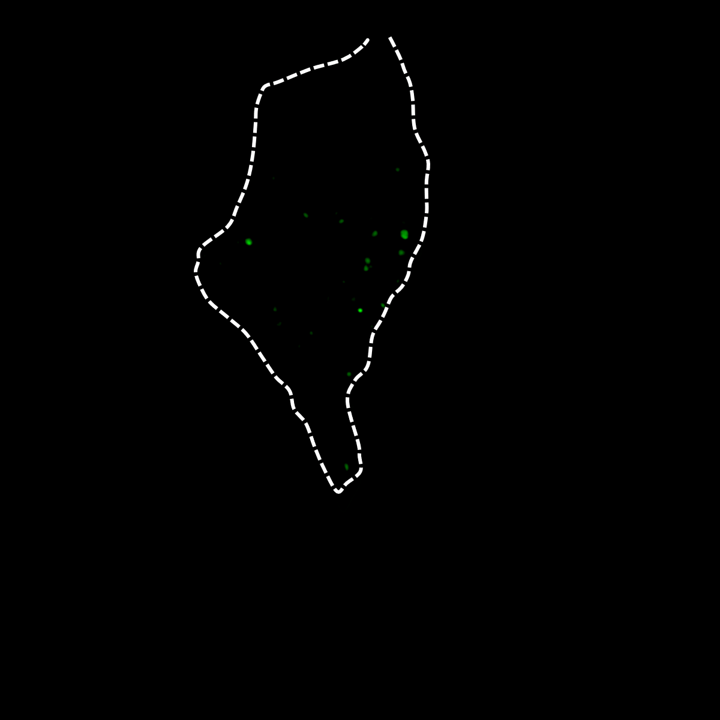
#> input picture control/1.png, 720 x 720 px; its folder holds only this picture in this run
$ python main.py
#> lines starting #> are read from the running program, lines starting #| are printed output that depends on the picture; after the words box and inside, x2 and y2 are one past the last pixel; in counts of white or black regions, pixels touching at a corner belong together
### lysosomal_profiling.py
import cv2
import numpy as np
import os

# read images
def read_iamges(pa):
#> called with pa = './control/'
    pa_d = os.listdir(pa)
    im_li = []
    for fi in pa_d:
        fu_fi = pa + fi
        img = cv2.imread(fu_fi)
#> img is the input picture: shape (720, 720, 3); mean B, G, R 1.5, 1.5, 1.5
        im_li.append([fi, img])
    return im_li

# get the mask of Lysosome and cell membrane
def get_info(img, pixel_width, thr):
    ker = cv2.getStructuringElement(cv2.MORPH_RECT, (3, 3))
    # cell membrane mask
    cm_mask = np.mean(img, -1)
    cm_mask[cm_mask <= 250] = 0
    cm_mask[cm_mask > 250] = 1
    cm_mask_edg = cm_mask - cv2.erode(cm_mask, ker)

    # Lysosome mask
    ls_mask = img[:,:,1] - img[:,:,2]
    ls_mask[ls_mask <= thr] = 0
    ls_mask[ls_mask > thr] = 1
    ls_mask = cv2.morphologyEx(ls_mask, cv2.MORPH_OPEN, ker, iterations=1)

    ls_mask_edg = ls_mask - cv2.erode(ls_mask, ker)

    # get components
    num_labels, ls_labels = cv2.connectedComponents(ls_mask)
    ls_labels_edg = ls_labels * ls_mask_edg

    # get information
    info_li = []
    cm_ind = np.where(cm_mask_edg == 1)
    for i in range(1, np.max(ls_labels) + 1):
        i_lab = ls_labels.copy()
        i_lab[i_lab == i] = 100000
        i_lab[i_lab != 100000] = 0
        i_lab[i_lab == 100000] = 1
        i_lab_edg = i_lab * ls_mask_edg
        i_img = i_lab * (img[:,:,1] - img[:,:,2])

        # area
        are = np.sum(i_lab)

        # density
        m_v = np.max(i_img)
        a_v = np.mean(i_img[i_img != 0])
        s_v = np.std(i_img[i_img != 0])

        # distance
        i_ind = np.where(i_lab_edg == 1)
        min_dis = 1000000
        for j in range(len(i_ind[0])):
            for k in range(len(cm_ind[0])):
                x1, y1 = i_ind[0][j], i_ind[1][j]
                x2, y2 = cm_ind[0][k], cm_ind[1][k]
                dis = ((x1 - x2) ** 2 + (y1 - y2) ** 2) ** 0.5
                if dis < min_dis:
                    min_dis = dis
        info_li.append([i, are*pixel_width*pixel_width, m_v, a_v, s_v, min_dis*pixel_width])

    return cm_mask, cm_mask_edg, ls_mask, ls_mask_edg, ls_labels, ls_labels_edg, info_li


# add text
def add_text(img, lab):
    for i in range(1, np.max(lab)+1):
        ind = np.where(lab == i)
        x, y = int(np.mean(ind[0])), int(np.mean(ind[1]))
        cv2.putText(img, str(i), (y, x), cv2.FONT_HERSHEY_SIMPLEX, 0.3, (255, 0, 0), 1, cv2.LINE_AA)

    return img

### main.py
import argparse
import lysosomal_profiling as lypro
import pandas as pd
import matplotlib.pyplot as plt

# set configuration
parser = argparse.ArgumentParser()
parser.add_argument('--file_path', dest='file_path', default='./control/', nargs='+', help='the path of storing your image file')
parser.add_argument('--output_path', dest='output_path', default='./saved_control/', nargs='+', help='the path of saving the marked image')
parser.add_argument('--pixel_width', dest='pixel_width', type=float, default=0.1, help='the width of pixel in the real space')
parser.add_argument('--threshold', dest='threshold', type=float, default=20, help='the threshold of pixel value to extract the component')
parser = parser.parse_args()

# read image files
img_li = lypro.read_iamges(parser.file_path)
#> img_li = 1 item

# processing
all_info = []
for img in img_li:
    cm_mask, cm_mask_edg, ls_mask, ls_mask_edg, ls_labels, ls_labels_edg, info_li = lypro.get_info(img[1], parser.pixel_width, parser.threshold)
    te_img = lypro.add_text(img[1], ls_labels)
    all_info += [[img[0]] + x for x in info_li]
    plt.imsave(parser.output_path + img[0], te_img)
#> this loop made 1 pass
#> (ker in get_info, num_labels in get_info, cm_ind in get_info) on pass 1: ([[1, 1, 1], [1, 1, 1], [1, 1, 1]], 14, 1600 positions, rows 38 to 492, columns 194 to 429)
#> pass 1, in get_info, `cm_mask_edg = cm_mask - cv2.erode(cm_mask, ker)`:
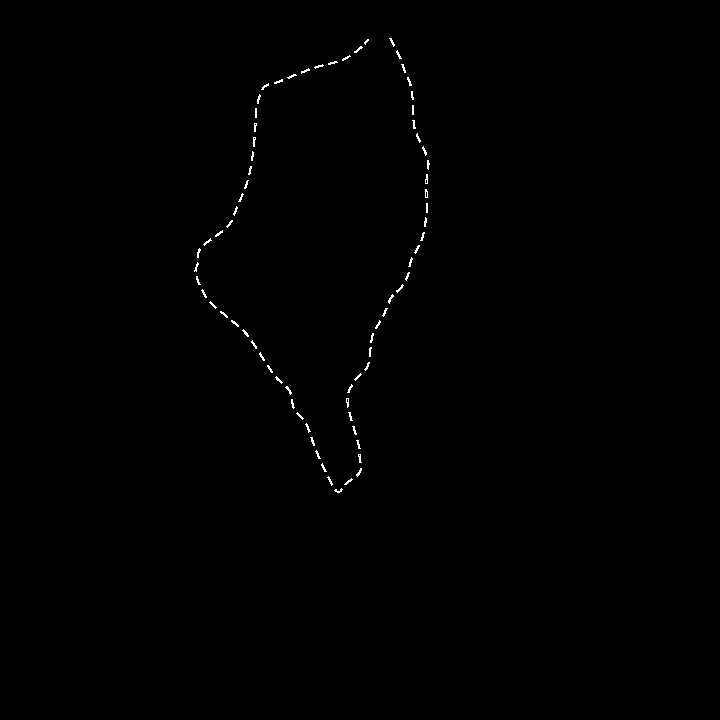
#> cm_mask_edg: shape (720, 720) float64; values 0 (black) and 1 (white), 0.31% white in thin lines or dots, all inside (x1, y1, x2, y2) = (194, 38, 430, 493)
#> pass 1, in get_info, `ls_mask = cv2.morphologyEx(ls_mask, cv2.MORPH_OPEN, ker, iterations=1)`:
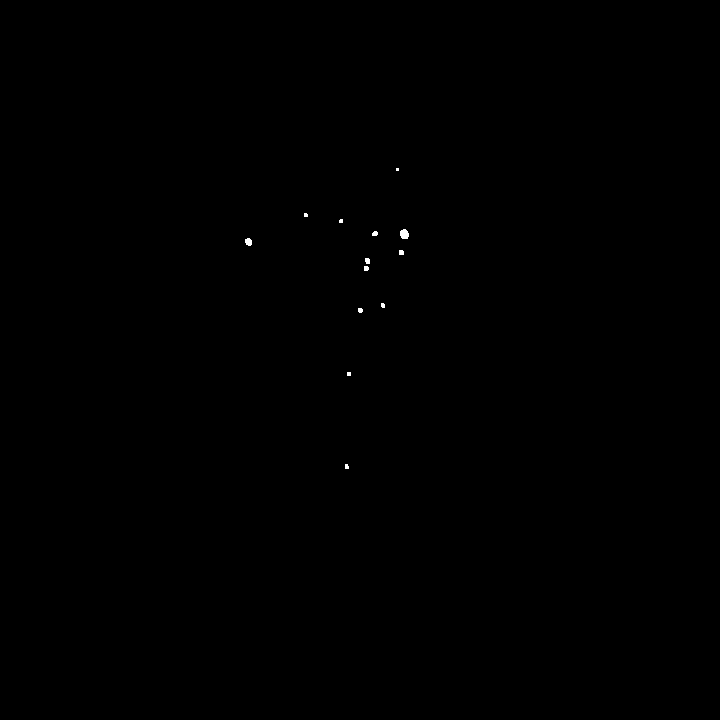
#> ls_mask: shape (720, 720); values 0 (black) and 1 (white), 0.06% white; 13 white regions (6 under 20 px), largest, box (x1, y1, x2, y2) and area: (400, 229, 409, 239) 73, (245, 238, 252, 246) 45, (365, 258, 370, 264) 27

# save as Excel file
df = pd.DataFrame(all_info, columns=['Image file name', 'Component id', 'Area', 'Maximum intensity value', 'Average intensity value', 'Intensity value standard deviation', 'Distance to cell membrane'])
#> df = table of 13 rows and 7 columns
#> (the run stopped early here; a loop or call above may not have finished)

$ run again, on control/4.png
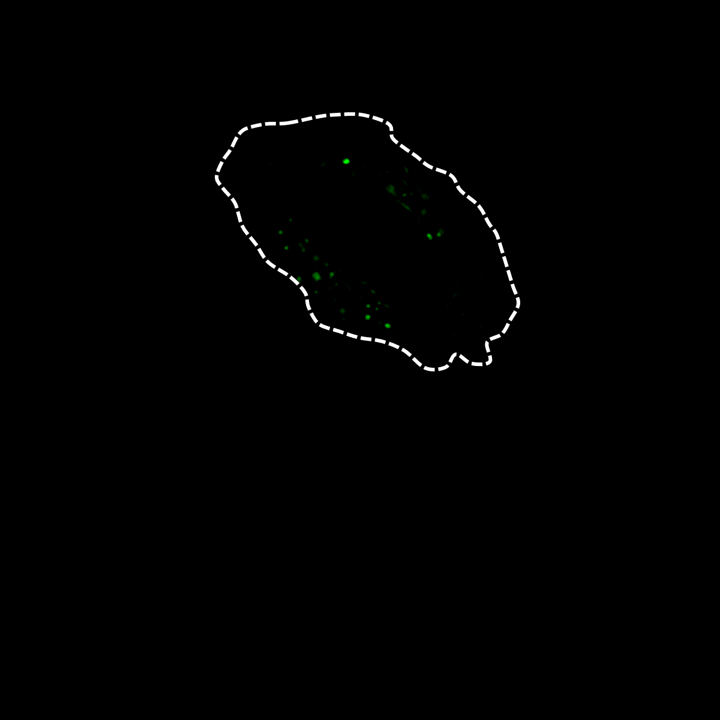
#> input picture control/4.png, 720 x 720 px
#> in read_iamges, img is the input picture: shape (720, 720, 3); mean B, G, R 1.2, 1.3, 1.2
#> img_li = 1 item
#> the loop `for img in img_li:` made 1 pass
#> (ker in get_info, num_labels in get_info, cm_ind in get_info) on pass 1: ([[1, 1, 1], [1, 1, 1], [1, 1, 1]], 19, 1314 positions, rows 113 to 370, columns 215 to 519)
#> pass 1, in get_info, `cm_mask_edg = cm_mask - cv2.erode(cm_mask, ker)`:
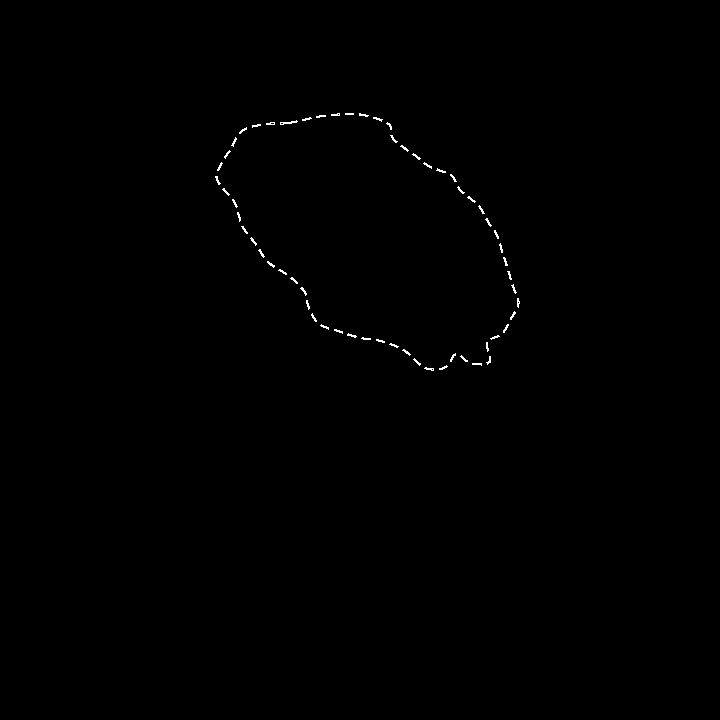
#> cm_mask_edg: shape (720, 720) float64; values 0 (black) and 1 (white), 0.25% white in thin lines or dots, all inside (x1, y1, x2, y2) = (215, 113, 520, 371)
#> df = table of 18 rows and 7 columns
